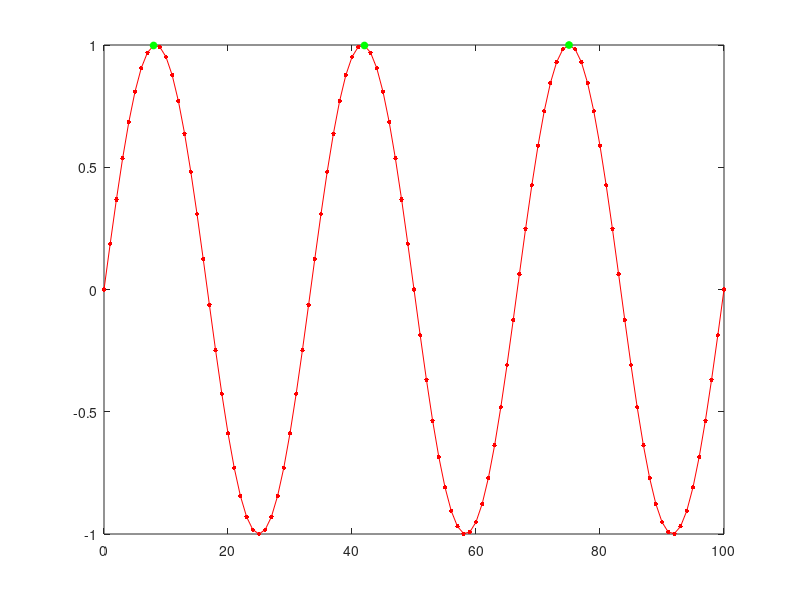

Source code (MATLAB): (Note: this script raises an error after producing the figure.)
function P = hpickpeak(Y,Fs,P)
%hPickPeak [1b] (De-)Select points (peaks) on a line plot.
%
% PeakIdnices = hpickpeak(Signal, SamplingRate, PeakIndices)

% AUTHOR: Hendrik Mandelkow, 2017-03-02, v1b

% plot(10:20,'o','ButtonDownFcn',@(a,b) disp(b)) % TEST

hPeaks = @(Y) find(diff(diff(Y)<0)>0)+1;

if nargin<1
	Fs = 10;
	X = (0:1/Fs:10);
	Y = sin(3*X/Fs*2*pi);
	% P = Fs:Fs:numel(Y);
end
if nargin<2, Fs = 1; end
if nargin<3, P = hPeaks(Y); end
if islogical(P), P = find(P); end

X = (0:numel(Y)-1)/Fs;

figure('name','hPickPeak');
Hy = plot(X,Y,'r.-','markersize',10,'tag','P');
hold on;
Hp = plot(X(P),Y(P),'go','markersize',5,'tag','Y','markerfacecolor','g');
Hy.ButtonDownFcn = {@hBDfunY,Hp};
Hp.ButtonDownFcn = @hBDfunP;
title('\rm\it (De-)select points - hit key when done.');

pause;

P = 1+Hp.XData*Fs;

set([Hy,Hp],'ButtonDownFcn',[]);

function hBDfunP(A,B)
if B.Button~=1, return; end
x = B.IntersectionPoint(1);
[~,x] = min(abs(x-A.XData));
A.XData(x) = [];
A.YData(x) = [];

function hBDfunY(A,B,H)
if B.Button~=1, return; end
x = B.IntersectionPoint(1);
[~,x] = min(abs(x-A.XData));
H.XData(end+1) = A.XData(x);
H.YData(end+1) = A.YData(x);
[H.XData,x] = sort(H.XData);
H.YData = H.YData(x);
